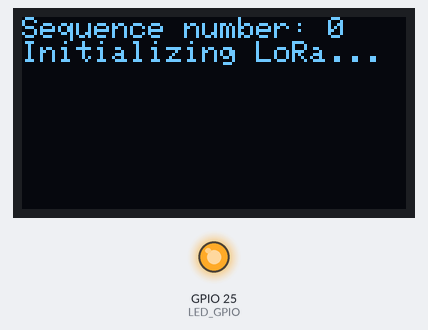
Bench run of a program on a simulated ESP32. Parts: 128×64 one-colour display, output pins drawn as LEDs (lit = HIGH). No radio packets arrive unless stated; what the program prints to the serial monitor is not drawn. At 8.3 s the program puts the board to deep sleep or switches it off; the recording ends there.

Above: at 0.2 s.
At 1.2 s:
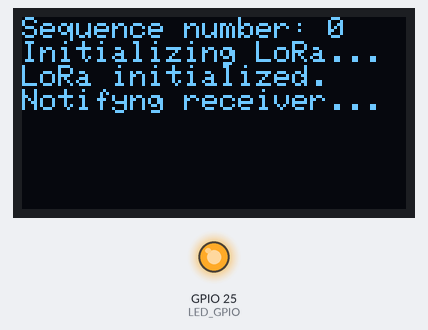
At 6.3 s:
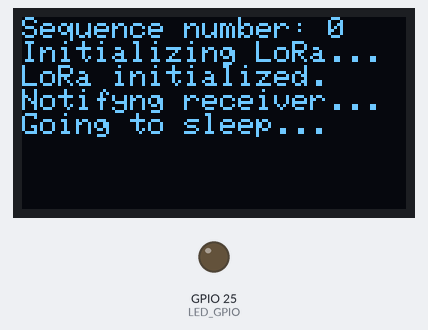
Timing chart, 0 to 7.8 s (numbered marks = the images above):
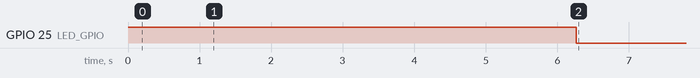

The program:

main.cpp
```cpp
#include <Arduino.h>
#include <LoRa.h>
#include <display.h>

#include <const.h>
#include "../../include/common.h"

Display* display;
notification_t notification;
RTC_DATA_ATTR uint32_t sequence_number = 0;

inline void waitAck() {
	int expired = millis() + 5000;
	bool ack_missing = true;

	while(millis() < expired && ack_missing) {
		if(LoRa.parsePacket() > 1) {
			while(LoRa.available())
				LoRa.readBytes((uint8_t*) &notification, sizeof(notification));

			if(notification.type == MessageType::ACK) {
				sequence_number = notification.sequence_number;
				ack_missing = false;
			}
		}

		delay(1);
	}

	// Self wakeup if the ack is missing after the 5 seconds waiting.
	if(ack_missing)
		esp_sleep_enable_timer_wakeup(5000000);

	else
		sequence_number++;

	Serial.printf("Ack %sreceived...\n", ack_missing ? "not " : "");
}

void setup(){
	pinMode(WAKEUP_GPIO, INPUT);
	pinMode(LED_GPIO, OUTPUT);
	digitalWrite(LED_GPIO, HIGH);

	esp_sleep_enable_ext0_wakeup(WAKEUP_GPIO, HIGH);

	Serial.begin(115200);
	display = new Display();
	display->clear();

	// Print sequence number
	char message[256];
	sprintf(message, "Sequence number: %d", sequence_number);
	display->writeLine(0, 0, 1, message, 0);

	// Initialize LoRa
	display->writeLine(0, 0, 1, "Initializing LoRa...", 1);
	LoRa.setPins(PIN_SS, PIN_RST, PIN_DIO0);
	while(!LoRa.begin(LORA_WORKING_FREQ)){
		Serial.print(".");
		delay(1000);
	}
	delay(1000);
	LoRa.setSyncWord(LORA_SYNC_WORD);
	display->writeLine(0, 0, 1, "LoRa initialized.", 2);
	display->writeLine(0, 0, 1, "Notifyng receiver...", 3);

	// Send LoRa notification and battery percentage
	notification.type = MessageType::MESSAGE;
	notification.sequence_number = sequence_number;
	notification.payload[0] = 50;			// A battery test value (50%).
	notification.payload[1] = 1;			// Means that a letter has been inserted.
	notification.payload_length = 2;

	LoRa.beginPacket();
	LoRa.write((uint8_t*) &notification, sizeof(notification));
	LoRa.endPacket();

	waitAck();

	// Delete display content and go to deep sleep
	display->writeLine(0, 0, 1, "Going to sleep...", 4);
	digitalWrite(LED_GPIO, LOW);
	delay(2000);

	display->clear();
	delete display;

	esp_deep_sleep_start();
}

void loop(){}
```

const.h
```cpp
// GPIOs.
#define WAKEUP_GPIO	GPIO_NUM_13	// PIR toggle to HIGH when it's triggered.
#define LED_GPIO    GPIO_NUM_25 // LED to indicate that the device is awake.

// LoRa pins.
#define PIN_SS		18
#define PIN_RST		23
#define PIN_DIO0	26

// LoRa frequencies:
// 433E6 for Asia
// 866E6 for Europe
// 915E6 for North America
#define LORA_WORKING_FREQ	866E6
#define LORA_SYNC_WORD		0xF3
```

Measured:
- by itself, GPIO 25 (LED_GPIO): LOW → HIGH at 0.00 s, → LOW 6.3 s later
- what the display in image 0 shows lasts 1.1 s, from 0.1 s to 1.2 s
- what the display in image 1 shows lasts 5.1 s, from 1.2 s to 6.3 s
